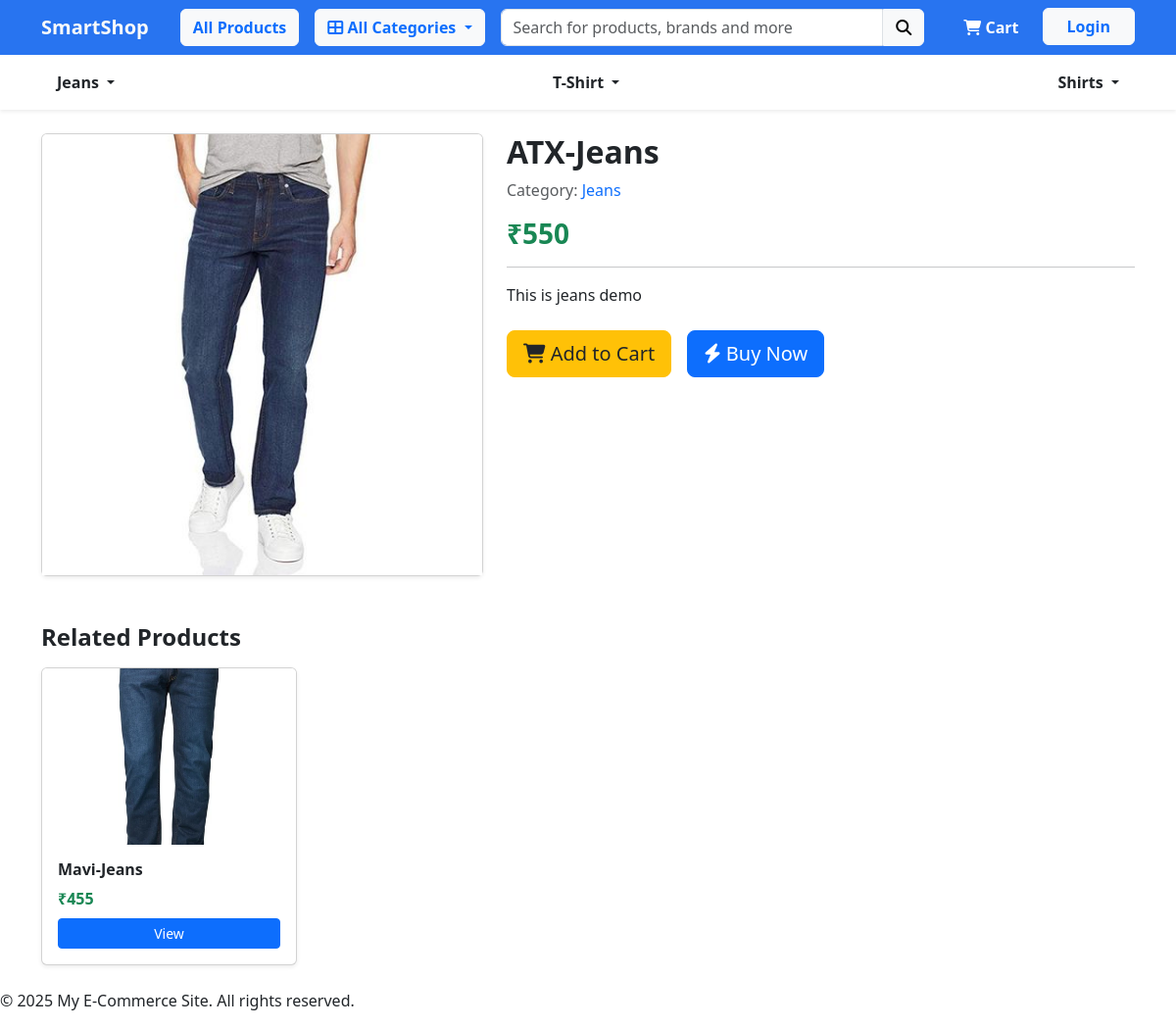
The page /products/jeans/jeans/ on the database its author committed.
### category/models.py (models this page shows, shortened)
class Category(models.Model):
    category_name = models.CharField(max_length=100)
    slug = models.SlugField(max_length=100, unique=True)
    description = models.TextField(max_length=255, blank=True, null=True)
    category_image = models.ImageField(
        upload_to='categories/', blank=True, null=True)
    class Meta:
        verbose_name = "Category"
        verbose_name_plural = "Categories"
    def get_url(self):
        return reverse('products_by_category', args=[self.slug])

### products/models.py (models this page shows, shortened)
class Product(models.Model):
    product_name = models.CharField(max_length=100)
    slug = models.SlugField(max_length=100, unique=True)
    description = models.TextField(max_length=255, blank=True, null=True)
    price=models.IntegerField()
    product_image = models.ImageField(upload_to='products/', blank=True, null=True)
    stock=models.IntegerField()
    is_available=models.BooleanField(default=True)
    category=models.ForeignKey('category.Category', on_delete=models.CASCADE)
    created_date=models.DateTimeField(auto_now_add=True)
    modified_date=models.DateTimeField(auto_now=True)

### products/views.py (the view)
def product_detail(request, category_slug, product_slug):
    category = get_object_or_404(Category, slug=category_slug)
    product = get_object_or_404(Product, category=category, slug=product_slug)
    context = {
        'product': product,
        'category': category,
    }
    return render(request, 'store/product_detail.html', context)

### category/context_processors.py (called while the page is built)
def menu_links(request):
    links = Category.objects.all()
    return dict(links=links)

### templates/store/product_detail.html
{% extends "base.html" %}
{% load static %}
{% block content %}
<div class="container mt-4">
  <div class="row">
    <div class="col-md-5">
      <div class="card shadow-sm">
        <img src="{{ product.product_image.url }}"
             class="card-img-top"
             alt="{{ product.product_name }}"
             style="height:450px; object-fit:cover;">
      </div>
    </div>
    <div class="col-md-7">
      <h2 class="fw-bold">{{ product.product_name }}</h2>
      <p class="text-muted">
        Category:
        <a href="{{ category.get_url }}" class="text-decoration-none">
          {{ category.category_name }}
        </a>
      </p>
      <h3 class="text-success fw-bold">
        ₹{{ product.price }}
      </h3>
      <hr>
      <p class="text-dark">
        {{ product.description|default:"No description available." }}
      </p>
      <div class="mt-4 d-flex gap-3">
        <button class="btn btn-warning btn-lg text-dark">
          <i class="fa fa-shopping-cart"></i> Add to Cart
        </button>
        <button class="btn btn-primary btn-lg">
          <i class="fa fa-bolt"></i> Buy Now
        </button>
      </div>
    </div>
  </div>
  <div class="mt-5">
    <h4 class="fw-bold mb-3">Related Products</h4>
    <div class="row">
      {% for item in product.category.product_set.all|slice:":4" %}
        {% if item.id != product.id %}
        <div class="col-md-3">
          <div class="card shadow-sm mb-4">
            <img src="{{ item.product_image.url }}"
                class="card-img-top"
                style="height:180px; object-fit:cover;">
            <div class="card-body">
              <h6 class="fw-semibold">{{ item.product_name }}</h6>
              <p class="text-success fw-bold mb-2">₹{{ item.price }}</p>
              <a href="{% url 'product_detail' item.category.slug item.slug %}"
                  class="btn btn-primary btn-sm w-100">
                  View
              </a>
            </div>
          </div>
        </div>
        {% endif %}
      {% endfor %}
    </div>
  </div>
</div>
{% endblock %}

### templates/include/navbar.html (shortened to what this page needs)
<nav
  class="navbar navbar-expand-lg navbar-dark"
  style="background-color: #2874f0"
>
  <div class="container">
    <a class="navbar-brand fw-bold text-light" href="{% url 'home' %}">
      SmartShop
    </a>
    <a
      href="{% url 'products' %}"
      class="btn btn-light text-primary fw-semibold ms-3"
    >
      All Products
    </a>
    <div class="dropdown ms-3">
      <button
        class="btn btn-light text-primary fw-semibold dropdown-toggle"
        type="button"
        data-bs-toggle="dropdown"
      >
        <i class="fa fa-th-large"></i> All Categories
      </button>
    </div>
    <form
      class="d-flex flex-grow-1 mx-3"
      action="{% url 'products' %}"
      method="get"
    >
      <input
        class="form-control rounded-0 rounded-start"
        type="search"
        name="search"
        placeholder="Search for products, brands and more"
      />
      <button class="btn btn-light rounded-0 rounded-end" type="submit">
        <i class="fa fa-search"></i>
      </button>
    </form>
    <ul class="navbar-nav mb-2 mb-lg-0">
      <li class="nav-item">
        <a class="nav-link text-white fw-semibold ms-3" href="#">
          <i class="fa fa-shopping-cart"></i> Cart
        </a>
      </li>
      <li class="nav-item">
        <a class="btn btn-light fw-bold text-primary px-4 ms-3" href="#">
          Login
        </a>
      </li>
    </ul>
  </div>
</nav>
<nav class="bg-white shadow-sm">
  <div class="container">
    <ul class="nav py-2 justify-content-between">
      {% for category in links %}
      <li class="nav-item dropdown">
        <a
          class="nav-link text-dark fw-semibold dropdown-toggle"
          href="#"
          data-bs-toggle="dropdown"
        >
          {{ category.category_name }}
        </a>
      </li>
      {% endfor %}
    </ul>
  </div>
</nav>

### rows shown on the page
Category: category_name "Jeans"
Category: category_name "T-Shirt"
Category: category_name "Shirts"
Product: product_image (picture), product_name "ATX-Jeans", price "550", description "This is jeans demo"
Product: product_image (picture), product_name "Mavi-Jeans", price "455"
